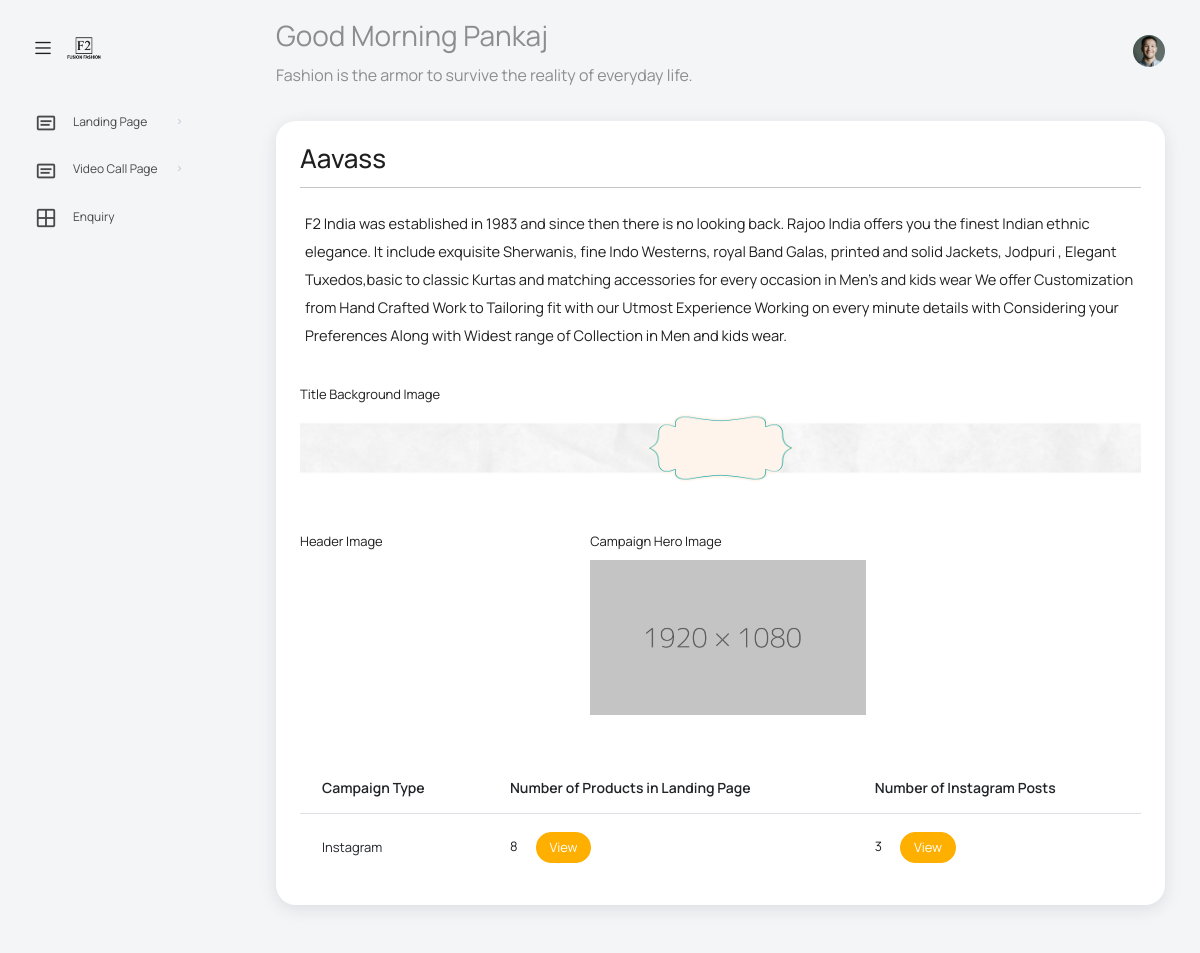
Before: /landing_page/viewcampaign.php?id=3 (signed in) with the older database file.
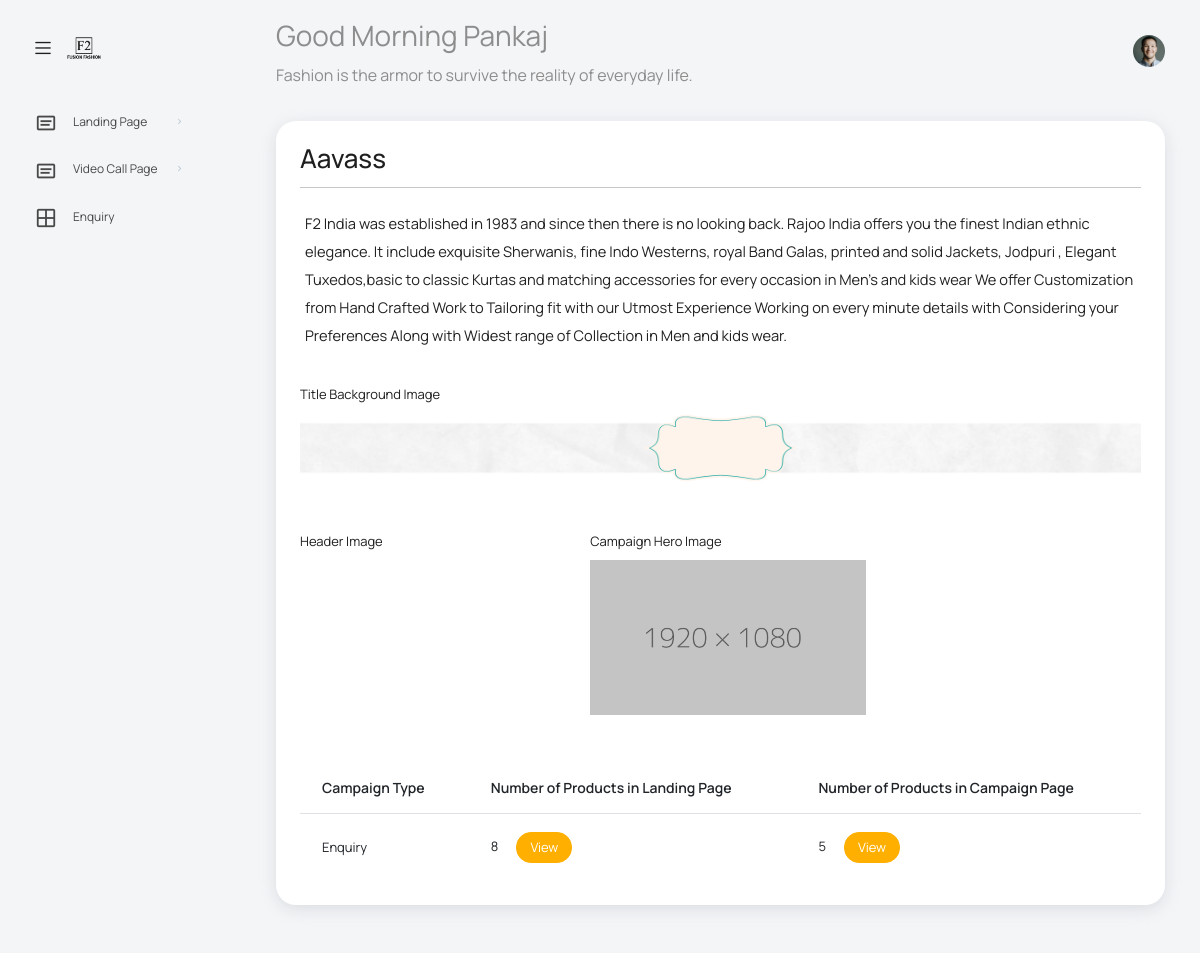
After: the same page with the newer database file.
### tables this page shows
CREATE TABLE `campaign` (
  `campaignId` int(10) NOT NULL,
  `headerImage` varchar(255) DEFAULT NULL,
  `titleImage` varchar(255) DEFAULT NULL,
  `title` varchar(255) DEFAULT NULL,
  `campaignHeroImage` varchar(255) DEFAULT NULL,
  `description` longtext NOT NULL,
  `campaignType` varchar(10) NOT NULL,
  `sequence` int(11) NOT NULL
);

### landing_page/viewcampaign.php (the view, shortened to what this page needs)
<?php
include('../login/session.php');
if (isset($_GET['id'])) {
    $id = $_GET['id'];
} else {
    header('refresh:1;campaign.php');
}
$sql = "select * from campaign where campaignId=" . $id;
$result = mysqli_query($con, $sql);
$row = mysqli_fetch_assoc($result);
$sqlcount = "select count(lpProductId) as count from landingpageproduct where campaignId=" . $id;
$resultcount = mysqli_query($con, $sqlcount);
$rowcount = mysqli_fetch_assoc($resultcount);
$sqlcount2 = "select count(productIGId) as count from productig where campaignId=" . $id;
$resultcount2 = mysqli_query($con, $sqlcount2);
$rowcount2 = mysqli_fetch_assoc($resultcount2);
$sqlcount3 = "select count(productId) as count from product where campaignId=" . $id;
$resultcount3 = mysqli_query($con, $sqlcount3);
$rowcount3 = mysqli_fetch_assoc($resultcount3);
?>
<?php include '../menu.php'; ?>
<div class="main-panel">
    <div class="content-wrapper">
        <div class="row">
            <div class="col-sm-12">
                <div class="col-md-12 col-sm-12 grid-margin stretch-card">
                    <div class="card">
                        <div class="card-body">
                            <h2><?php echo $row['title']; ?></h2>
                            <hr>
                            <p class="" style="color: #222222; font-size: 11pt; line-height: 28px; padding: 5px;"><?php echo $row['description']; ?></p>
                            <br>
                            <div class="row d-flex justify-content-center">
                                <div class="col-md-12 mb-5">
                                    <p>Title Background Image</p>
                                    <img src="uploadtitleImage/<?php echo $row['titleImage']; ?>" width="100%" alt="">
                                </div>
                                <div class="col-md-4 mb-5">
                                    <p>Header Image</p>
                                </div>
                                <div class="col-md-8 mb-5">
                                    <p>Campaign Hero Image</p>
                                    <img src="uploadcampaignImage/<?php echo $row['campaignHeroImage']; ?>" width="50%" alt="">
                                </div>
                            </div>
                            <table class="table table-hover">
                                <thead>
                                    <tr>
                                        <th>Campaign Type</th>
                                        <th>Number of Products in Landing Page</th>
                                        <?php
                                        $sql11 = "select * from campaign where campaignId =" . $id . " ORDER BY sequence";
                                        $result11 = mysqli_query($con, $sql11);
                                        if (mysqli_num_rows($result11)) {
                                            while ($row11 = mysqli_fetch_assoc($result11)) {
                                                if ($row11['campaignType'] == "Enquiry") {
                                        ?>
                                                    <th>Number of Products in Campaign Page</th>
                                                <?php
                                                } else {
                                                ?>
                                                    <th>Number of Instagram Posts</th>
                                        <?php
                                                }
                                            }
                                        }
                                        ?>
                                    </tr>
                                </thead>
                                <tbody>
                                    <tr>
                                        <td><?php echo $row['campaignType']; ?></td>
                                        <td><span class="mr-5"><?php echo $rowcount['count']; ?></span>&nbsp;&nbsp;&nbsp;&nbsp;&nbsp;&nbsp;
                                            <a class="btn btn-sm btn-warning" href="viewlandingproduct.php?id=<?php echo $row['campaignId'] ?>">
                                                View
                                            </a>
                                        </td>
                                        <?php
                                        $sql11 = "select * from campaign where campaignId =" . $id . " ORDER BY sequence";
                                        $result11 = mysqli_query($con, $sql11);
                                        if (mysqli_num_rows($result11)) {
                                            while ($row11 = mysqli_fetch_assoc($result11)) {
                                                if ($row11['campaignType'] == "Enquiry") {
                                        ?>
                                                    <td>
                                                        <span class="mr-5"><?php echo $rowcount3['count']; ?></span>&nbsp;&nbsp;&nbsp;&nbsp;&nbsp;&nbsp;
                                                        <a class="btn btn-sm btn-warning" href="viewproduct.php?id=<?php echo $row['campaignId'] ?>">
                                                            View
                                                        </a>
                                                    </td>
                                                <?php
                                                } else {
                                                ?>
                                                    <td>
                                                        <span class="mr-5"><?php echo $rowcount2['count']; ?></span>&nbsp;&nbsp;&nbsp;&nbsp;&nbsp;&nbsp;
                                                        <a class="btn btn-sm btn-warning" href="viewinstagrampost.php?id=<?php echo $row['campaignId'] ?>">
                                                            View
                                                        </a>
                                                    </td>
                                        <?php
                                                }
                                            }
                                        }
                                        ?>
                                    </tr>
                                </tbody>
                            </table>
                        </div>
                    </div>
                </div>
            </div>
        </div>
    </div>
</div>
<?php include '../footer.php'; ?>

### menu.php (shortened to what this page needs)
<!DOCTYPE html>
<html lang="en">
<head>
  <link rel="stylesheet" href="../backendassets/vendors/feather/feather.css">
  <link rel="stylesheet" href="../backendassets/vendors/mdi/css/materialdesignicons.min.css">
  <link rel="stylesheet" href="../backendassets/vendors/ti-icons/css/themify-icons.css">
  <link rel="stylesheet" href="../backendassets/vendors/typicons/typicons.css">
  <link rel="stylesheet" href="../backendassets/vendors/simple-line-icons/css/simple-line-icons.css">
  <link rel="stylesheet" href="../backendassets/vendors/css/vendor.bundle.base.css">
  <link href='https://unpkg.com/boxicons@2.1.2/css/boxicons.min.css' rel='stylesheet'>
  <link rel="stylesheet" href="../backendassets/vendors/datatables.net-bs4/dataTables.bootstrap4.css">
  <link rel="stylesheet" href="../backendassets/js/select.dataTables.min.css">
  <link rel="stylesheet" href="../backendassets/css/vertical-layout-light/style.css">
</head>
<body onload="salutation()">
  <div class="container-scroller">
    <nav class="navbar default-layout col-lg-12 col-12 p-0 fixed-top d-flex align-items-top flex-row">
      <div class="text-center navbar-brand-wrapper d-flex align-items-center justify-content-start">
        <div class="me-3">
          <button class="navbar-toggler navbar-toggler align-self-center" type="button" data-bs-toggle="minimize">
            <span class="icon-menu"></span>
          </button>
        </div>
        <div>
          <a class="navbar-brand brand-logo" href="index.html">
            <img src="../backendassets/images/100x100_LOGO.png" alt="logo" />
          </a>
        </div>
      </div>
      <div class="navbar-menu-wrapper d-flex align-items-top">
        <ul class="navbar-nav">
          <li class="nav-item font-weight-semibold d-none d-lg-block ms-0">
            <h1 class="welcome-text" id="salutation"></h1>
            <h3 class="welcome-sub-text" id="quote"></h3>
          </li>
        </ul>
        <ul class="navbar-nav ms-auto">
          <li class="nav-item dropdown d-none d-lg-block user-dropdown">
            <a class="nav-link" id="UserDropdown" href="#" data-bs-toggle="dropdown" aria-expanded="false">
              <img class="img-xs rounded-circle" src="../backendassets/images/faces/face8.jpg" alt="Profile image"> </a>
          </li>
        </ul>
      </div>
    </nav>
    <div class="container-fluid page-body-wrapper">
      <nav class="sidebar sidebar-offcanvas" id="sidebar">
        <ul class="nav">
          <li class="nav-item">
            <a class="nav-link" data-bs-toggle="collapse" href="#lp-content" aria-expanded="false" aria-controls="form-elements">
              <i class="menu-icon mdi mdi-card-text-outline"></i>
              <span class="menu-title">Landing Page</span>
              <i class="menu-arrow"></i>
            </a>
          </li>
          <li class="nav-item">
            <a class="nav-link" data-bs-toggle="collapse" href="#form-elements" aria-expanded="false" aria-controls="form-elements">
              <i class="menu-icon mdi mdi-card-text-outline"></i>
              <span class="menu-title">Video Call Page</span>
              <i class="menu-arrow"></i>
            </a>
          </li>
          <li class="nav-item">
            <a class="nav-link" href="../enquiry/landingpage.php">
              <i class="mdi mdi-grid-large menu-icon"></i>
              <span class="menu-title">Enquiry</span>
            </a>
          </li>
        </ul>
      </nav>

### footer.php (shortened to what this page needs)
</div>
  </div>
</body>
</html>

Changed rows visible on the page:
changed campaign "Aavass": campaignType "Instagram" → "Enquiry"; count "3" → "5"; campaignType "Number of Instagram Posts" → "Number of Products in Campaign Page"
